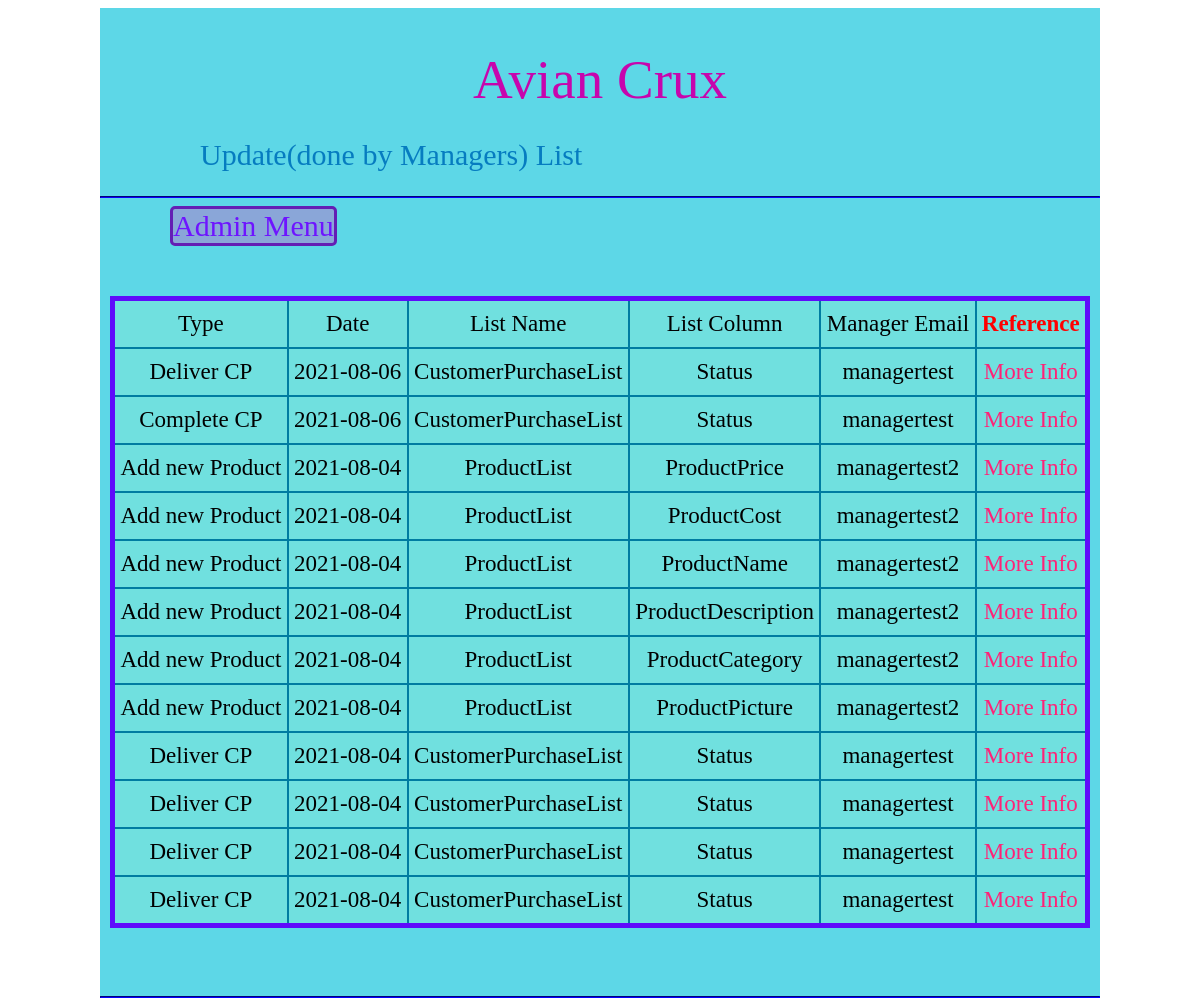
/AdminUpdateList.php (signed in), run on the app's committed database.
### tables this page shows
CREATE TABLE `updatelist` (
  `UpdateID` int(11) NOT NULL,
  `UserEmail` varchar(30) NOT NULL,
  `UpdateType` varchar(20) NOT NULL,
  `UpdateDate` date NOT NULL,
  `UpdatedListName` varchar(50) DEFAULT NULL,
  `UpdatedListColumn` varchar(50) DEFAULT NULL,
  `StatusBeforeUpdate` varchar(255) DEFAULT NULL,
  `StatusAfterUpdate` varchar(255) DEFAULT NULL,
  `UpdateComments` varchar(255) DEFAULT NULL,
  `PurchaseID` int(11) DEFAULT NULL
);

### AdminUpdateList.php (the view, shortened to what this page needs)
<?php session_start();
include_once 'connection.php';
$UserType = $_SESSION['usertype'];
if($UserType == "Admin"){
     ?>
<!DOCTYPE html>
<html lang="en">
<head>
    <link href="allin1css.css" rel="stylesheet"  type="text/css"/>
</head>
<body>
    <center>
<div id="contain">
    <div id="header"><center><div id= "pagetype">Avian Crux</div></center></div>
    <div id="menu" class="welcome">Update(done by Managers) List</div>
    <hr class="lining">
    <div id="menu" >
        <div id="firstconn"><a href="AvianCruxAdminHome.php" class="deco">Admin Menu</a></div>
    </div>
    <div style="height:60px;"></div>
    <table class="choosable">
<tr class="choosable">
<td class="choosable">Type</td>
<td class="choosable">Date</td>
<td class="choosable">List Name</td>
<td class="choosable">List Column</td>
<td class="choosable">Manager Email</td>
<td class="choosable"><font color="red"><b>Reference</b></font></td>
</tr>
    <?php
    $sqlquery= "Select UpdateID,UserEmail, UpdateType,UpdateDate,UpdatedListName,UpdatedListColumn From updatelist ORDER BY UpdateID DESC";
    $result = mysqli_query($conn, $sqlquery);
    $resultcheck = mysqli_num_rows($result) ;
    if ($resultcheck >0){
        while($row = mysqli_fetch_assoc($result)){
            ?>
<tr class="choosable">
 <td class="choosable"> <?php echo $row['UpdateType']; ?></td>
 <td class="choosable"> <?php echo $row['UpdateDate']; ?></td>
 <td class="choosable"> <?php echo $row['UpdatedListName']; ?></td>
 <td class="choosable"> <?php echo $row['UpdatedListColumn']; ?></td>
 <td class="choosable"> <?php echo $row['UserEmail']; ?></td>
 <td class="choosable"> <a href="AdminUpdateListDetail.php?UpdateDetail=<?php echo $row['UpdateID']; ?>" class="linkform">More Info</a></td>
 </tr>
<?php }
   }
    ?>
</table>
    <div style="height:60px;"></div>
    <hr class="lining">
</center>
</body>
<?php
}else{
    header("Location: Login.php");
}
?>

### allin1css.css (style rules this page uses)
#contain { background-color:rgb(93, 215, 231); width:1000px; }
#header { padding-top: 20px; height:110px; width:1000px; font-size:80px; text-align: center; }
#pagetype { padding-top: 20px; height:100px; width:300px; font-size:55px; text-align: center; color : rgb(199, 5, 173); }
#menu { font-size: 30px; height:30px; width:1000px; color : rgb(6, 124, 192); }
.welcome { text-align: left; padding-left: 100px; padding-bottom: 20px; }
#firstconn { float:left; margin-left: 70px; background-color: rgb(138, 166, 216); border-color: rgb(100, 30, 180); border-width: 3px; border-style: solid; border-radius: 5px; }
.deco { color : rgb(110, 20, 255); text-decoration: none; }
.lining { border-color : rgb(5, 2, 202) }
table.choosable { border-style: solid; border-color: rgb(95, 11, 251); border-width: 5px; text-align: center; border-collapse: collapse; background-color: rgba(141, 236, 208, 0.39); width: 98%; }
tr.choosable,td.choosable { font-size: 23px; border-style: solid; border-color: rgb(0, 124, 161); border-width: 2px; }
.linkform { text-decoration: none; color: rgb(255, 34, 119); }
tr, td { padding: 10px 5px; }

### data on the page
updatelist: UpdateType "Deliver CP", UpdateDate "2021-08-06", UpdatedListName "CustomerPurchaseList", UpdatedListColumn "Status", UserEmail "managertest"
updatelist: UpdateType "Complete CP", UpdateDate "2021-08-06", UpdatedListName "CustomerPurchaseList", UpdatedListColumn "Status", UserEmail "managertest"
updatelist: UpdateType "Add new Product", UpdateDate "2021-08-04", UpdatedListName "ProductList", UpdatedListColumn "ProductPrice", UserEmail "managertest2"
updatelist: UpdateType "Add new Product", UpdateDate "2021-08-04", UpdatedListName "ProductList", UpdatedListColumn "ProductCost", UserEmail "managertest2"
updatelist: UpdateType "Add new Product", UpdateDate "2021-08-04", UpdatedListName "ProductList", UpdatedListColumn "ProductName", UserEmail "managertest2"
updatelist: UpdateType "Add new Product", UpdateDate "2021-08-04", UpdatedListName "ProductList", UpdatedListColumn "ProductDescription", UserEmail "managertest2"
updatelist: UpdateType "Add new Product", UpdateDate "2021-08-04", UpdatedListName "ProductList", UpdatedListColumn "ProductCategory", UserEmail "managertest2"
updatelist: UpdateType "Add new Product", UpdateDate "2021-08-04", UpdatedListName "ProductList", UpdatedListColumn "ProductPicture", UserEmail "managertest2"
updatelist: UpdateType "Deliver CP", UpdateDate "2021-08-04", UpdatedListName "CustomerPurchaseList", UpdatedListColumn "Status", UserEmail "managertest"
updatelist: UpdateType "Deliver CP", UpdateDate "2021-08-04", UpdatedListName "CustomerPurchaseList", UpdatedListColumn "Status", UserEmail "managertest"
updatelist: UpdateType "Deliver CP", UpdateDate "2021-08-04", UpdatedListName "CustomerPurchaseList", UpdatedListColumn "Status", UserEmail "managertest"
updatelist: UpdateType "Deliver CP", UpdateDate "2021-08-04", UpdatedListName "CustomerPurchaseList", UpdatedListColumn "Status", UserEmail "managertest"
